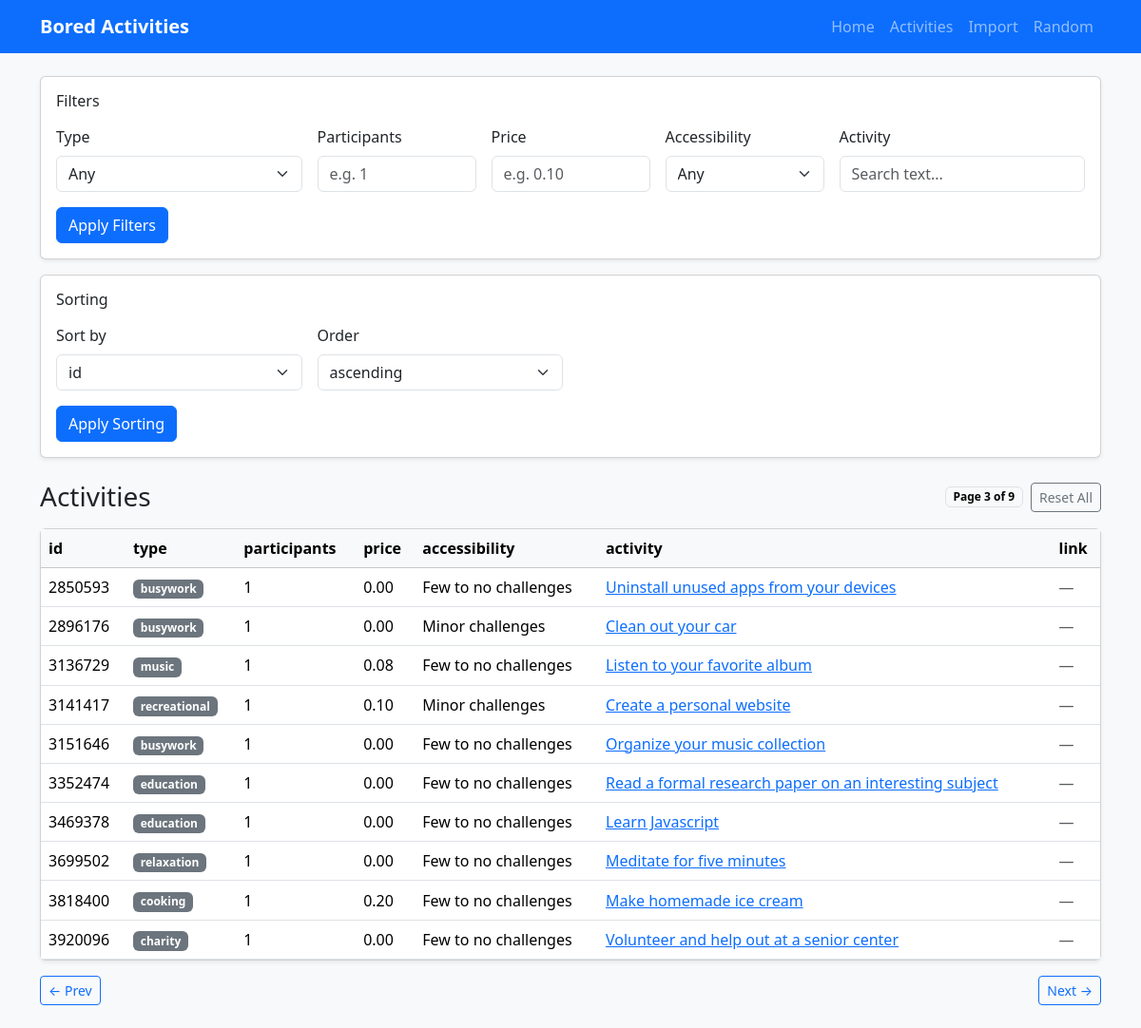
Screenshot of /activities/?page=2&page=3 with the database file from the repository.
### activities/models.py (models this page shows, shortened)
class Activity(models.Model):
    id = models.IntegerField(primary_key=True)
    activity = models.CharField(max_length=255)
    type = models.CharField(max_length=64, choices=ActivityType.choices, db_index=True)
    participants = models.PositiveSmallIntegerField(db_index=True)
    price = models.DecimalField(max_digits=5, decimal_places=2, db_index=True)
    accessibility = models.CharField(max_length=64, db_index=True)
    link = models.URLField(blank=True, null=True)
    class Meta:
        ordering = ["id"]

### activities/views/table_view.py (the view)
class ActivitiesListView(BaseActivityListView):
    pass

### activities/forms.py
class ActivityFilterForm(forms.Form):
    type = forms.ChoiceField(required=False, choices=[("", "Any")])
    participants = forms.IntegerField(
        required=False,
        min_value=1,
        error_messages={"invalid": "Enter a valid whole number for participants."},
    )
    price = forms.DecimalField(
        required=False,
        min_value=0,
        max_digits=5,
        decimal_places=2,
        error_messages={"invalid": "Enter a valid number for price."},
    )
    accessibility = forms.ChoiceField(required=False, choices=[("", "Any")])
    activity = forms.CharField(required=False, max_length=255)
    def __init__(self, *args, types=None, accessibility=None, **kwargs):
        super().__init__(*args, **kwargs)
        self.fields["type"].choices = [("", "Any")] + [
            (item, item) for item in (types or [])
        ]
        self.fields["accessibility"].choices = [("", "Any")] + [
            (str(item), str(item)) for item in (accessibility or [])
        ]

### activities/services/activity_cache.py (called while the page is built)
def get_activity_filter_choices():
    cache_key = "activity_filter_choices"
    data = cache.get(cache_key)
    if data:
        return data
    types = [value for value, _ in ActivityType.choices]
    participants = list(
        Activity.objects.order_by("participants")
        .values_list("participants", flat=True)
        .distinct()
    )
    price = list(
        Activity.objects.order_by("price")
        .values_list("price", flat=True)
        .distinct()
    )
    accessibility = list(
        Activity.objects.order_by("accessibility")
        .values_list("accessibility", flat=True)
        .distinct()
    )
    data = {
        "types": types,
        "participants": participants,
        "price": price,
        "accessibility": accessibility,
    }
    cache.set(cache_key, data, CACHE_TIMEOUT)
    return data

### activities/views/base_list_view.py (called while the page is built)
    def get_choices(self):
        if not hasattr(self, "_choices"):
            self._choices = get_activity_filter_choices()
        return self._choices

    def get_filter_form(self):
        if not hasattr(self, "_form"):
            choices = self.get_choices()
            self._form = ActivityFilterForm(
                self.request.GET or None,
                types=choices["types"],
                accessibility=choices["accessibility"],
            )
        return self._form

### activities/templates/activities/activity_list.html (shortened to what this page needs)
{% extends "activities/base.html" %}
{% block content %}
{% include 'activities/filter.html' %}
{% include 'activities/sort_by.html' %}
<div class="d-flex flex-wrap justify-content-between align-items-center mb-3 gap-2">
  <h1 class="h3 mb-0">Activities</h1>
  <div class="d-flex align-items-center gap-2">
    <span class="badge text-bg-light border">Page {{ page_obj.number }} of {{ page_obj.paginator.num_pages }}</span>
    <a class="btn btn-outline-secondary btn-sm" href="{% url 'activities_list' %}">Reset All</a>
  </div>
</div>
<div class="card shadow-sm">
  <div class="table-responsive">
    <table class="table table-hover align-middle mb-0">
      <thead class="table-light">
        <tr>
          <th>id</th>
          <th>type</th>
          <th>participants</th>
          <th>price</th>
          <th>accessibility</th>
          <th>activity</th>
          <th>link</th>
        </tr>
      </thead>
      <tbody>
        {% for a in page_obj %}
        <tr>
          <td>{{ a.id }}</td>
          <td><span class="badge text-bg-secondary">{{ a.type }}</span></td>
          <td>{{ a.participants }}</td>
          <td>{{ a.price }}</td>
          <td>{{ a.accessibility }}</td>
          <td><a class="link-primary" href="{% url 'activity_detail' a.id %}">{{ a.activity }}</a></td>
          <td>
            {% if a.link %}
              <a class="link-secondary" href="{{ a.link }}" target="_blank" rel="noopener noreferrer">Open</a>
            {% else %}
              <span class="text-muted">—</span>
            {% endif %}
          </td>
        </tr>
        {% empty %}
        <tr>
          <td colspan="7" class="text-center py-4 text-muted">Nothing found</td>
        </tr>
        {% endfor %}
      </tbody>
    </table>
  </div>
</div>
<div class="d-flex justify-content-between align-items-center mt-3">
  <div>
    {% if page_obj.has_previous %}
      {% if request.GET.urlencode %}
        <a class="btn btn-outline-primary btn-sm" href="?{{ request.GET.urlencode }}&page={{ page_obj.previous_page_number }}">← Prev</a>
      {% else %}
        <a class="btn btn-outline-primary btn-sm" href="?page={{ page_obj.previous_page_number }}">← Prev</a>
      {% endif %}
    {% endif %}
  </div>
  <div>
    {% if page_obj.has_next %}
      {% if request.GET.urlencode %}
        <a class="btn btn-outline-primary btn-sm" href="?{{ request.GET.urlencode }}&page={{ page_obj.next_page_number }}">Next →</a>
      {% else %}
        <a class="btn btn-outline-primary btn-sm" href="?page={{ page_obj.next_page_number }}">Next →</a>
      {% endif %}
    {% endif %}
  </div>
</div>
{% endblock %}

### rows the page displays
Activity: id "2850593", type "busywork", participants "1", price "0.00", accessibility "Few to no challenges", activity "Uninstall unused apps from your devices"
Activity: id "2896176", type "busywork", participants "1", price "0.00", accessibility "Minor challenges", activity "Clean out your car"
Activity: id "3136729", type "music", participants "1", price "0.08", accessibility "Few to no challenges", activity "Listen to your favorite album"
Activity: id "3141417", type "recreational", participants "1", price "0.10", accessibility "Minor challenges", activity "Create a personal website"
Activity: id "3151646", type "busywork", participants "1", price "0.00", accessibility "Few to no challenges", activity "Organize your music collection"
Activity: id "3352474", type "education", participants "1", price "0.00", accessibility "Few to no challenges", activity "Read a formal research paper on an interesting subject"
Activity: id "3469378", type "education", participants "1", price "0.00", accessibility "Few to no challenges", activity "Learn Javascript"
Activity: id "3699502", type "relaxation", participants "1", price "0.00", accessibility "Few to no challenges", activity "Meditate for five minutes"
Activity: id "3818400", type "cooking", participants "1", price "0.20", accessibility "Few to no challenges", activity "Make homemade ice cream"
Activity: id "3920096", type "charity", participants "1", price "0.00", accessibility "Few to no challenges", activity "Volunteer and help out at a senior center"

### other values shown
{{ page_obj.number }} "3"
{{ page_obj.paginator.num_pages }} "9"
